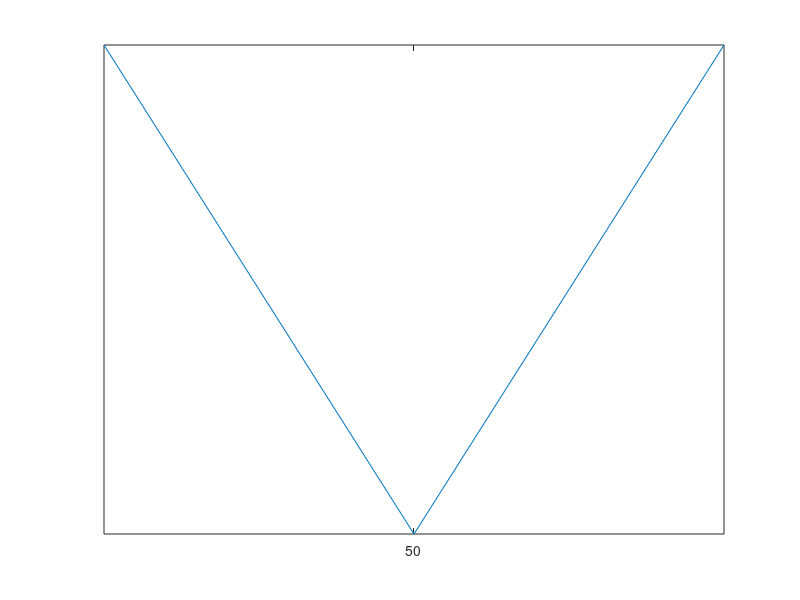

The MATLAB source for this figure: (Note: this script raises an error after producing the figure.)
K = 50;
S = 40:1:60;
p1 = 2*max(S-K,0)-(S-K);
figure(1);plot(S,p1);
yticks([]);xticks(50);xticklabels('K');
p2 = max(S-K,0)+max(K-S,0);
figure(2);plot(S,p2);
yticks([]);xticks(50);xticklabels('K');
p3 = max(S-K,0)+2*max(K-S,0);
figure(3);plot(S,p3);
yticks([]);xticks(50);xticklabels('K');
p4 = 2*max(S-K,0)+max(K-S,0);
figure(4);plot(S,p4);
yticks([]);xticks(50);xticklabels('K');
k1=55;k2=45;
p51 = max(S-k1,0)+max(k2-S,0);
figure(5);
subplot(1,3,1);plot(S,p51);
yticks([]);xticks([45 55]);xticklabels({'K2','K1'});
subplot(1,3,2);plot(S,p2);
yticks([]);xticks(50);xticklabels('K1=K2');
k1=45;k2=55;
p53 = max(S-k1,0)+max(k2-S,0);
subplot(1,3,3);plot(S,p53);
yticks([]);xticks([45 55]);xticklabels({'K1','K2'});
p6 = p53 - max(S-K,0) - max(K-S,0);
figure(6);plot(S,p6);
yticks([]);xticks([45 50 55]);xticklabels({'K1','K','K2'});
